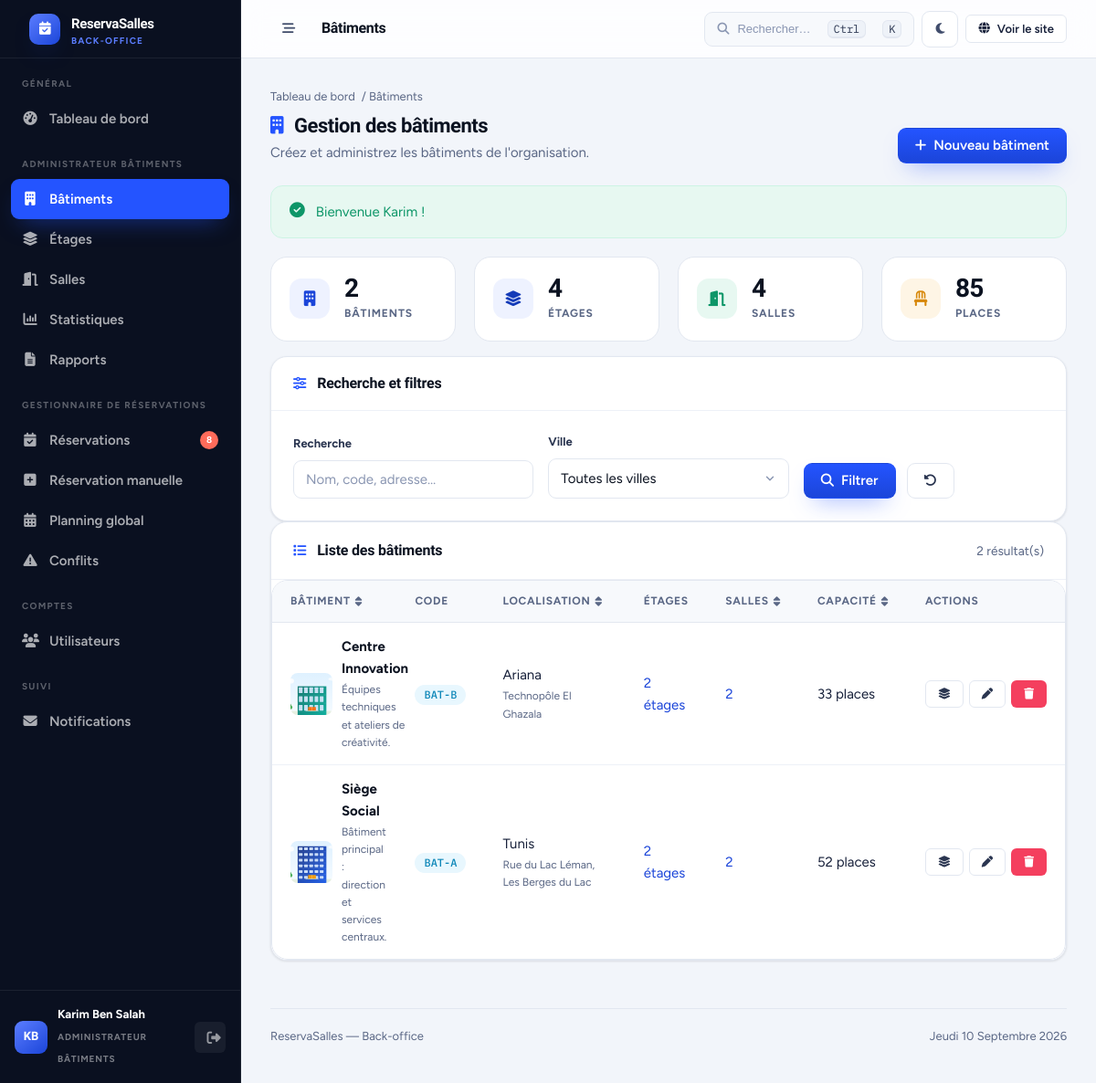
Page /view/backend/listBatiment.php (signed in) on the committed database.
### tables this page shows
CREATE TABLE `batiment` (
  `id_batiment`   int(11)      NOT NULL AUTO_INCREMENT,
  `nom`           varchar(100) NOT NULL,
  `code_batiment` varchar(20)  NOT NULL,
  `adresse`       varchar(200) NOT NULL,
  `ville`         varchar(80)  NOT NULL,
  `description`   text         DEFAULT NULL,
  `image`         varchar(255) DEFAULT NULL,
  `date_creation` datetime     NOT NULL DEFAULT current_timestamp(),
  PRIMARY KEY (`id_batiment`),
  UNIQUE KEY `uk_code_batiment` (`code_batiment`)
);

### controller/BatimentC.php (called while the page is built, shortened)
<?php
class BatimentC
{
    public function filterBatiments(string $recherche = '', string $ville = 'toutes',
                                    string $orderBy = 'nom', string $orderDir = 'ASC'): array
    {
        $db = config::getConnexion();
        $sql = 'SELECT b.*,
                       COUNT(DISTINCT e.id_etage) AS nb_etages,
                       COUNT(DISTINCT s.id_salle) AS nb_salles,
                       COALESCE(SUM(s.capacite), 0) AS capacite_totale
                FROM batiment b
                LEFT JOIN etage e ON b.id_batiment = e.id_batiment
                LEFT JOIN salle s ON e.id_etage = s.id_etage';
        $conditions = [];
        $params     = [];
        $sql .= ' GROUP BY b.id_batiment';
        $colonnes = [
            'nom'      => 'b.nom',
            'ville'    => 'b.ville',
            'salles'   => 'nb_salles',
            'capacite' => 'capacite_totale',
            'date'     => 'b.date_creation',
        ];
        $col = $colonnes[$orderBy] ?? 'b.nom';
        $dir = strtoupper($orderDir) === 'DESC' ? 'DESC' : 'ASC';
        $sql .= " ORDER BY $col $dir";
        $req = $db->prepare($sql);
        $req->execute($params);
        return $req->fetchAll();
    }
}

### view/backend/listBatiment.php (the view, shortened to what this page needs)
<?php
require_once dirname(__DIR__, 2) . '/init.php';
$batimentC = new BatimentC();
$recherche = trim($_GET['recherche'] ?? '');
$ville     = $_GET['ville'] ?? 'toutes';
$orderBy   = $_GET['orderBy'] ?? 'nom';
$orderDir  = $_GET['orderDir'] ?? 'ASC';
try {
    $batiments = $batimentC->filterBatiments($recherche, $ville, $orderBy, $orderDir);
} catch (Throwable $e) {
    $erreur = 'Erreur lors du chargement : ' . $e->getMessage();
    $batiments = []; $villes = [];
}
$totalSalles   = array_sum(array_column($batiments, 'nb_salles'));
$totalEtages   = array_sum(array_column($batiments, 'nb_etages'));
$totalCapacite = array_sum(array_column($batiments, 'capacite_totale'));
function lienTri(string $colonne, string $orderBy, string $orderDir, array $base): string
{
    $dir = ($orderBy === $colonne && strtoupper($orderDir) === 'ASC') ? 'DESC' : 'ASC';
    return '?' . http_build_query(array_merge($base, ['orderBy' => $colonne, 'orderDir' => $dir]));
}
$base = ['recherche' => $recherche, 'ville' => $ville];
require __DIR__ . '/partials/header.php';
?>
<div class="page-header">
    <div>
        <div class="fil-ariane"><a href="index.php">Tableau de bord</a> / Bâtiments</div>
        <h2><i class="fas fa-building"></i> Gestion des bâtiments</h2>
        <p>Créez et administrez les bâtiments de l'organisation.</p>
    </div>
    <a href="addBatiment.php" class="btn btn-primary"><i class="fas fa-plus"></i> Nouveau bâtiment</a>
</div>
<div class="grid grid-4 mb-3">
    <div class="stat-card">
        <div class="stat-icon bleu"><i class="fas fa-building"></i></div>
        <div><div class="stat-value"><?= count($batiments) ?></div><div class="stat-label">Bâtiments</div></div>
    </div>
    <div class="stat-card">
        <div class="stat-icon violet"><i class="fas fa-layer-group"></i></div>
        <div><div class="stat-value"><?= (int)$totalEtages ?></div><div class="stat-label">Étages</div></div>
    </div>
    <div class="stat-card">
        <div class="stat-icon vert"><i class="fas fa-door-open"></i></div>
        <div><div class="stat-value"><?= (int)$totalSalles ?></div><div class="stat-label">Salles</div></div>
    </div>
    <div class="stat-card">
        <div class="stat-icon orange"><i class="fas fa-chair"></i></div>
        <div><div class="stat-value"><?= (int)$totalCapacite ?></div><div class="stat-label">Places</div></div>
    </div>
</div>
<div class="card">
    <div class="card-header"><h3><i class="fas fa-sliders"></i> Recherche et filtres</h3></div>
    <div class="card-body">
        <form method="get" class="filtres-grid">
            <div class="form-group">
                <label for="recherche">Recherche</label>
                <input type="search" id="recherche" name="recherche" value="<?= e($recherche) ?>"
                       placeholder="Nom, code, adresse…">
            </div>
            <div class="form-group">
                <label for="ville">Ville</label>
                <select id="ville" name="ville">
                    <option value="toutes">Toutes les villes</option>
                </select>
            </div>
            <div class="filtres-actions">
                <button type="submit" class="btn btn-primary"><i class="fas fa-magnifying-glass"></i> Filtrer</button>
                <a href="listBatiment.php" class="btn btn-light"><i class="fas fa-rotate-left"></i></a>
            </div>
        </form>
    </div>
</div>
<div class="card">
    <div class="card-header">
        <h3><i class="fas fa-list"></i> Liste des bâtiments</h3>
        <span class="text-muted" style="font-size:.86rem;"><?= count($batiments) ?> résultat(s)</span>
    </div>
    <?php if (!$batiments): ?>
        <div class="vide">
            <i class="fas fa-building-circle-xmark"></i>
            <h3>Aucun bâtiment</h3>
            <p>Commencez par créer un bâtiment, puis ajoutez-lui des étages et des salles.</p>
            <a href="addBatiment.php" class="btn btn-primary mt-3"><i class="fas fa-plus"></i> Créer un bâtiment</a>
        </div>
    <?php else: ?>
        <div class="table-wrap">
            <table class="data">
                <thead>
                    <tr>
                        <th><a href="<?= e(lienTri('nom', $orderBy, $orderDir, $base)) ?>">Bâtiment <i class="fas fa-sort"></i></a></th>
                        <th>Code</th>
                        <th><a href="<?= e(lienTri('ville', $orderBy, $orderDir, $base)) ?>">Localisation <i class="fas fa-sort"></i></a></th>
                        <th>Étages</th>
                        <th><a href="<?= e(lienTri('salles', $orderBy, $orderDir, $base)) ?>">Salles <i class="fas fa-sort"></i></a></th>
                        <th><a href="<?= e(lienTri('capacite', $orderBy, $orderDir, $base)) ?>">Capacité <i class="fas fa-sort"></i></a></th>
                        <th>Actions</th>
                    </tr>
                </thead>
                <tbody>
                <?php foreach ($batiments as $b): ?>
                    <?php $bPhoto = photo_batiment_url($b['image'] ?? null); ?>
                    <tr>
                        <td>
                            <div style="display:flex;align-items:center;gap:10px;">
                                <?php if ($bPhoto): ?>
                                    <img src="<?= e($bPhoto) ?>" alt=""
                                         style="width:46px;height:46px;border-radius:8px;object-fit:cover;flex-shrink:0;border:1px solid var(--gris-200);">
                                <?php else: ?>
                                    <span style="width:46px;height:46px;border-radius:8px;flex-shrink:0;display:grid;place-items:center;background:var(--gris-100);color:var(--gris-500);">
                                        <i class="fas fa-building"></i>
                                    </span>
                                <?php endif; ?>
                                <div>
                                    <div class="cell-titre"><?= e($b['nom']) ?></div>
                                    <?php if (!empty($b['description'])): ?>
                                        <div class="cell-sub"><?= e(mb_substr($b['description'], 0, 55)) ?><?= mb_strlen($b['description']) > 55 ? '…' : '' ?></div>
                                    <?php endif; ?>
                                </div>
                            </div>
                        </td>
                        <td><span class="badge badge-info mono"><?= e($b['code_batiment']) ?></span></td>
                        <td>
                            <?= e($b['ville']) ?>
                            <div class="cell-sub"><?= e($b['adresse']) ?></div>
                        </td>
                        <td>
                            <a href="listEtage.php?batiment=<?= (int)$b['id_batiment'] ?>">
                                <?= (int)$b['nb_etages'] ?> étage<?= (int)$b['nb_etages'] > 1 ? 's' : '' ?>
                            </a>
                        </td>
                        <td>
                            <a href="listSalle.php?batiment=<?= (int)$b['id_batiment'] ?>">
                                <?= (int)$b['nb_salles'] ?>
                            </a>
                        </td>
                        <td><?= (int)$b['capacite_totale'] ?> places</td>
                        <td>
                            <div class="td-actions">
                                <a href="listEtage.php?batiment=<?= (int)$b['id_batiment'] ?>"
                                   class="btn btn-light btn-sm" title="Voir les étages"><i class="fas fa-layer-group"></i></a>
                                <a href="updateBatiment.php?id=<?= (int)$b['id_batiment'] ?>"
                                   class="btn btn-light btn-sm" title="Modifier"><i class="fas fa-pen"></i></a>
                                <a href="deleteBatiment.php?id=<?= (int)$b['id_batiment'] ?>"
                                   class="btn btn-danger btn-sm" title="Supprimer"
                                   onclick="return confirmerSuppression('Supprimer « <?= e(addslashes($b['nom'])) ?> » ? Les <?= (int)$b['nb_etages'] ?> étage(s) et <?= (int)$b['nb_salles'] ?> salle(s) rattaché(e)s seront supprimé(e)s.');">
                                    <i class="fas fa-trash"></i>
                                </a>
                            </div>
                        </td>
                    </tr>
                <?php endforeach; ?>
                </tbody>
            </table>
        </div>
    <?php endif; ?>
</div>
<?php require __DIR__ . '/partials/footer.php'; ?>

### assets/css/compat.css (style rules this page uses)
.page-header { display: flex; align-items: flex-end; justify-content: space-between; gap: var(--s-5); flex-wrap: wrap; margin-bottom: var(--s-6); }
.page-header h2 { font-size: var(--t-xl); display: flex; align-items: center; gap: var(--s-3); }
.page-header h1 > i, .page-header h2 > i { color: var(--brand-500); font-size: .88em; }
.page-header p { color: var(--ink-500); margin-top: 5px; }
.grid { display: grid; gap: var(--s-5); }
.grid-4 { grid-template-columns: repeat(4, minmax(0, 1fr)); }
.text-muted { color: var(--ink-500); }
.mb-3 { margin-bottom:var(--s-4) }
.card-header { display: flex; align-items: center; justify-content: space-between; gap: var(--s-4); padding: var(--s-5) var(--s-6); border-bottom: 1px solid var(--line-2); }
.card-header h2, .card-header h3 { font-size: var(--t-md); display: flex; align-items: center; gap: var(--s-3); }
.card-header h2 > i, .card-header h3 > i { color: var(--brand-500); font-size: .9em; }
.card-body { padding: var(--s-6); }
.form-group { display: flex; flex-direction: column; gap: 7px; min-width: 0; }
.form-group > label { font-size: var(--t-sm); font-weight: 620; color: var(--ink-700); display: flex; align-items: center; gap: 5px; }
.filtres-grid { display: grid; gap: var(--s-4); grid-template-columns: repeat(auto-fit, minmax(178px, 1fr)); align-items: end; }
.filtres-actions { display: flex; gap: var(--s-3); flex-wrap: wrap; align-items: center; }
.btn-light { background: var(--surface); color: var(--ink-700); border-color: var(--line); }
.badge-info { background: var(--info-50); color: var(--info-600); }
.badge.mono { font-family: var(--f-mono); font-weight: 500; }
.badge.mono::before { display: none; }
.stat-card { background: var(--surface); border: 1px solid var(--line); border-radius: var(--r-lg); padding: var(--s-5); display: flex; align-items: center; gap: var(--s-4); transition: transform var(--d-mid) var(--e-out), box-shadow var(--d-mid) var(--e-out); }
.stat-icon { width: 44px; height: 44px; border-radius: var(--r-md); flex-shrink: 0; display: grid; place-items: center; font-size: 1.05rem; background: var(--surface-3); color: var(--ink-500); transition: transform var(--d-mid) var(--e-spring); }
.stat-icon.bleu { background: var(--brand-50); color: var(--brand-600); }
.stat-icon.vert { background: var(--ok-50); color: var(--ok-600); }
.stat-icon.orange { background: var(--warn-50); color: var(--warn-600); }
.stat-icon.violet { background: var(--brand-50); color: var(--brand-700); }
.stat-value { font-family: var(--f-display); font-size: var(--t-2xl); font-weight: 750; line-height: 1; letter-spacing: -.03em; color: var(--ink-900); font-variant-numeric: tabular-nums; }
.stat-label { font-size: var(--t-xs); font-weight: 650; text-transform: uppercase; letter-spacing: .07em; color: var(--ink-500); margin-top: 4px; }
.cell-titre { font-weight: 620; color: var(--ink-900); }
.cell-sub { font-size: var(--t-xs); color: var(--ink-500); margin-top: 2px; }
.fil-ariane { display: flex; align-items: center; gap: 7px; flex-wrap: wrap; font-size: var(--t-sm); color: var(--ink-500); margin-bottom: var(--s-2); }
.fil-ariane a { color: var(--ink-500); }

### rows in the picture
batiment: image (picture), nom "Centre Innovation", description "Équipes techniques et ateliers de créativité.", code_batiment "BAT-B", ville "Ariana", adresse "Technopôle El Ghazala", nb_etages "2", nb_salles "2", capacite_totale "33"
batiment: image (picture), nom "Siège Social", description "Bâtiment principal : direction et services centraux.", code_batiment "BAT-A", ville "Tunis", adresse "Rue du Lac Léman, Les Berges du Lac", nb_etages "2", nb_salles "2", capacite_totale "52"

### other values in the picture
$nbEnAttente "8"
$init "KB"
$moi['prenom'] . ' ' . $moi['nom'] "Karim Ben Salah"
libelle_role($moi['role']) "ADMINISTRATEUR BÂTIMENTS"
$titrePage "Bâtiments"
$succes "Bienvenue Karim !"
count($batiments) "2"
$totalEtages "4"
$totalSalles "4"
$totalCapacite "85"
